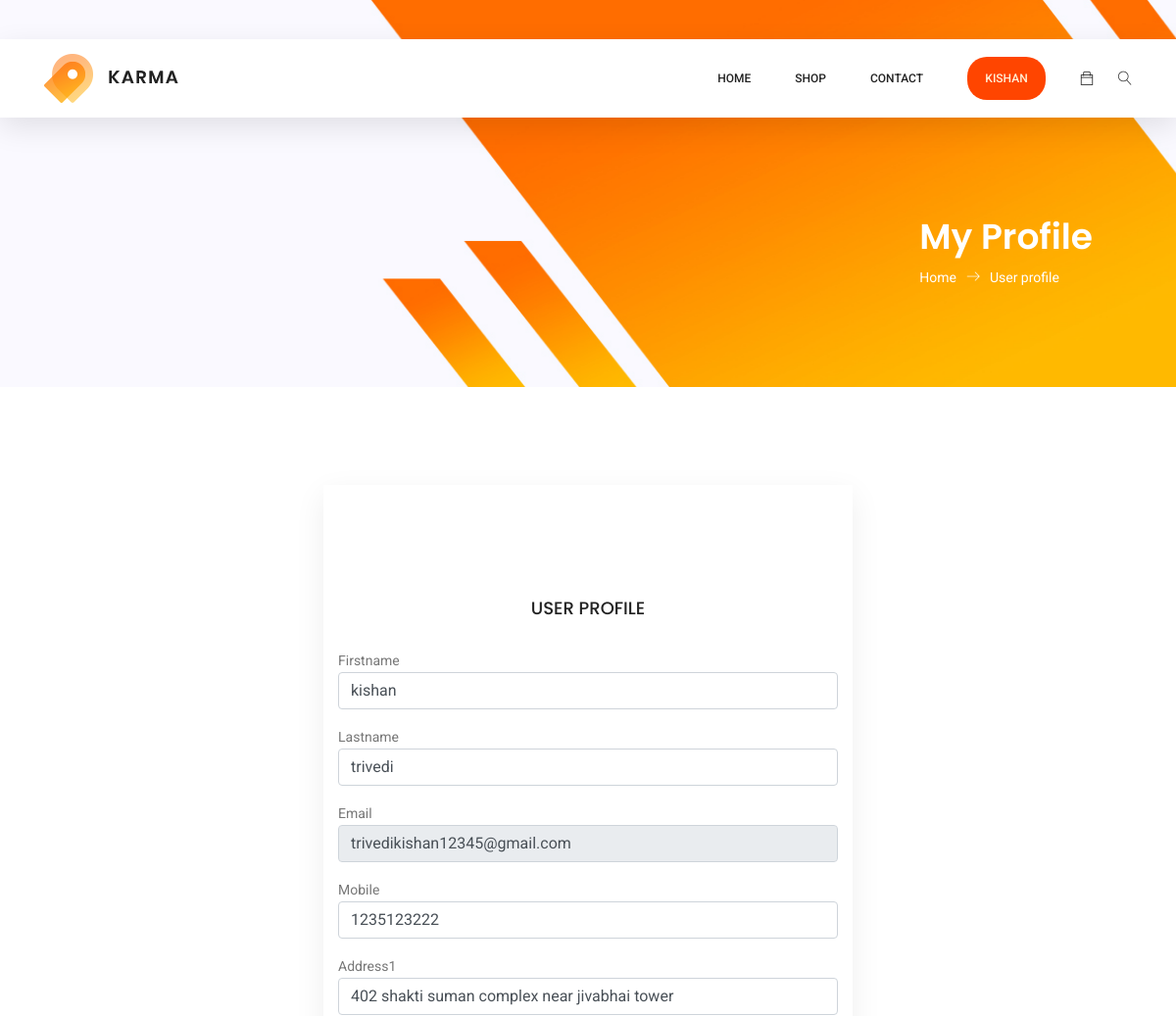
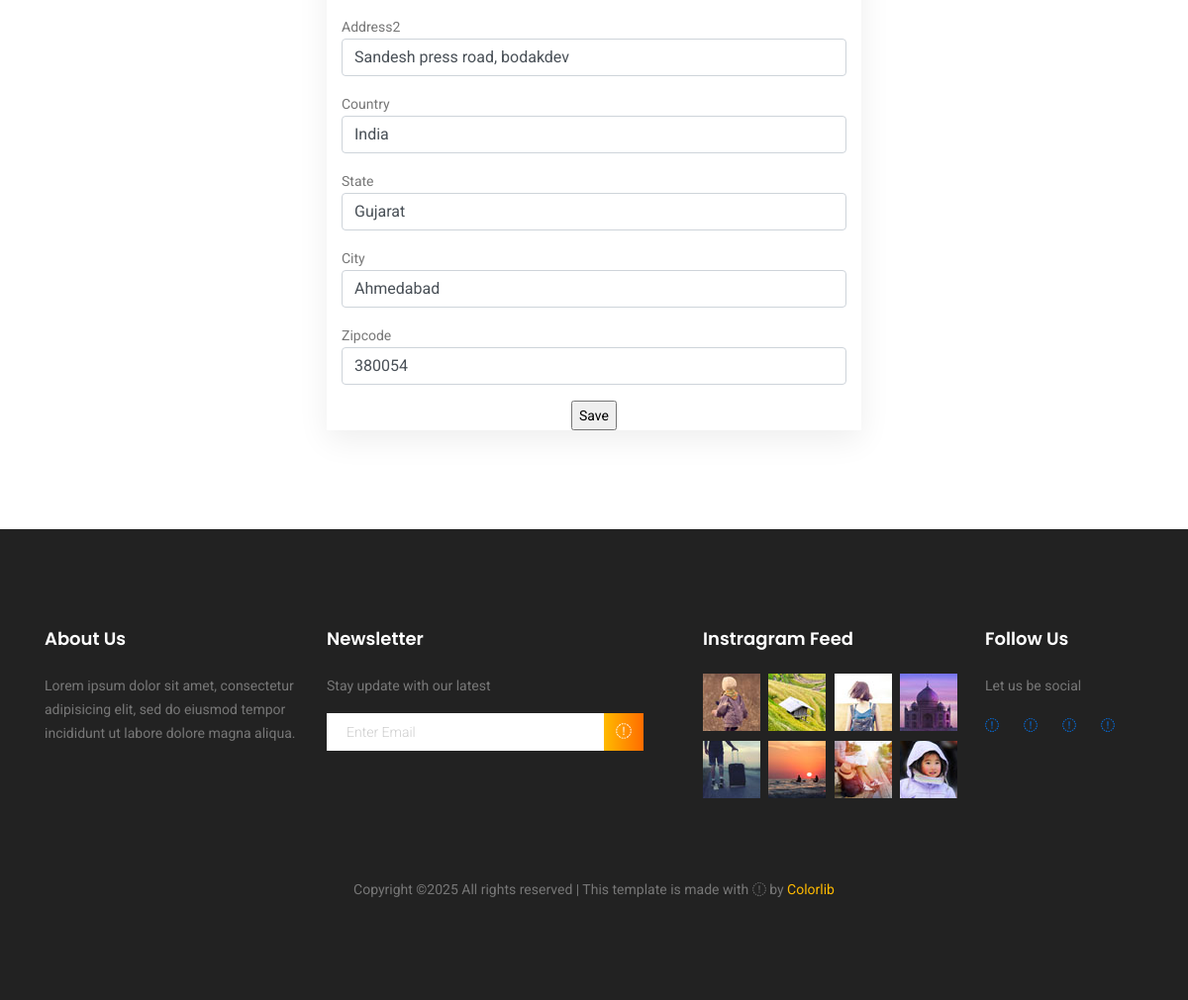
The app's page /profile/editprofile/ (signed in) with its own data (2 pictures, top to bottom).
### store/models.py (models this page shows, shortened)
class Customer(models.Model):
    user = models.OneToOneField(settings.AUTH_USER_MODEL, on_delete=models.CASCADE, null=True,blank=True)
    mobile = models.IntegerField(null=True)
    alternate_mobil_number = models.IntegerField(null=True)
    addresses = models.ManyToManyField(ShippingAddress)

class ShippingAddress(models.Model):
    user = models.OneToOneField(settings.AUTH_USER_MODEL, on_delete=models.CASCADE, blank=True, null=False)
    address1 = models.CharField(max_length = 200, null=True)
    address2 = models.CharField(max_length = 200, null=True)
    city = models.CharField(max_length = 200, null=True)
    state = models.CharField(max_length = 200, null=True)
    zipcode = models.CharField(max_length = 200, null=True)
    country = models.CharField(max_length = 200, null=True)

### store/views.py (the view)
# urls.py: path('profile/editprofile/', views.editprofile, name='editprofile'),
def editprofile(request):
    if request.method == "POST":
        form = editbasicprofile(request.POST, instance=request.user)
        form1 = CustomerForm(request.POST,instance=request.user)
        form2 = AddressForm(request.POST,instance=request.user)
        if form.is_valid():
            user1 = form.save()
            mobile = form1.save(commit=False)
            mobile.user = user1
            mobile.save()
            return redirect('profile')
    else:
        name = editbasicprofile(instance=request.user)
        mobile = Customer.objects.filter(user=request.user)
        address = ShippingAddress.objects.filter(user=request.user)
        context = {
            'name' : name,
            'mobile':mobile,
            'address':address,
            }
        return render(request,"editprofile.html",context)

### store/forms.py
class editbasicprofile(forms.ModelForm):
    class Meta:
        model = User
        fields = ["first_name","last_name","email"]

### store/templates/editprofile.html (shortened to what this page needs)
<!DOCTYPE html>
<html lang="zxx" class="no-js">
<head>
	{% load static %}
	<link rel="stylesheet" href="{% static 'main/css/linearicons.css' %}">
	<link rel="stylesheet" href="{% static 'main/css/owl.carousel.css' %}">
	<link rel="stylesheet" href="{% static 'main/css/themify-icons.css' %}">
	<link rel="stylesheet" href="{% static 'main/css/font-awesome.min.css' %}">
	<link rel="stylesheet" href="{% static 'main/css/nice-select.css' %}">
	<link rel="stylesheet" href="{% static 'main/css/nouislider.min.css' %}">
	<link rel="stylesheet" href="{% static 'main/css/bootstrap.css' %}">
	<link rel="stylesheet" href="{% static 'main/css/main.css' %}">
	<link rel="stylesheet" href="https://stackpath.bootstrapcdn.com/font-awesome/4.7.0/css/font-awesome.min.css">
</head>
<body>
	<header class="header_area sticky-header">
		<div class="main_menu">
			<nav class="navbar navbar-expand-lg navbar-light main_box">
				<div class="container">
					<a class="navbar-brand logo_h" href="/home/"><img src="{% static 'main/img/logo.png' %}" alt=""></a>
					<div class="collapse navbar-collapse offset" id="navbarSupportedContent">
						<ul class="nav navbar-nav menu_nav ml-auto">
							<li class="nav-item"><a class="nav-link" href="/home/">Home</a></li>
							<li class="nav-item submenu dropdown">
								<a href="#" class="nav-link dropdown-toggle" data-toggle="dropdown" role="button" aria-haspopup="true"
								 aria-expanded="false">Shop</a>
							</li>
							<li class="nav-item"><a class="nav-link" href="contact.html">Contact</a></li>
							{% if request.user.is_authenticated %}
							<li class="nav-item submenu dropdown active" style="background-color: orangered;width: 80px;border-radius: 20px 20px 20px 20px;text-align: center;">
							<a href="#" class="nav-link dropdown-toggle " data-toggle="dropdown" role="button" aria-haspopup="true" style="color: papayawhip;"
								 aria-expanded="false"><span>{{request.user.first_name}}</span></a>
							</li>
							{% else %}
							<li class="nav-item"><a class="nav-link" href="/login/">Login</a></li>
							{% endif %}
						</ul>
						<ul class="nav navbar-nav navbar-right">
							<li class="nav-item"><a href="/cart/" class="cart"><span class="ti-bag"></span></a></li>
							<li class="nav-item">
								<button class="search"><span class="lnr lnr-magnifier" id="search"></span></button>
							</li>
						</ul>
					</div>
				</div>
			</nav>
		</div>
	</header>
	<section class="banner-area organic-breadcrumb">
		<div class="container">
			<div class="breadcrumb-banner d-flex flex-wrap align-items-center justify-content-end">
				<div class="col-first">
					<h1>My Profile</h1>
					<nav class="d-flex align-items-center">
						<a href="/home/">Home<span class="lnr lnr-arrow-right"></span></a>
						<a href="/profile/">User profile</a>
					</nav>
				</div>
			</div>
		</div>
	</section>
	<section class="login_box_area section_gap">
		<div class="container">
			<div class="row justify-content-center">
				<div class="col-lg-6">
					<div class="login_form_inner">
						<h3	>User Profile</h3>
                        <form method="POST">
							<div class="col-md-12 form-group">
								<div class="row justify-content-left">
									<div class="col-sm-1">Firstname</div><br>
								</div>
								<input required value="{{user.first_name}}" type="text" class="form-control" id="exampleName" name="first_name"  placeholder="First Name"  >
							</div>
							<div class="col-md-12 form-group">
								<div class="row justify-content-left">
									<div class="col-sm-1">Lastname</div><br>
								</div>
								<input required value="{{user.last_name}}" type="text" class="form-control" id="exampleName" name="last_name"  placeholder="Last name"  >
                            </div>
							<div class="col-md-12 form-group">
								<div class="row justify-content-left">
									<div class="col-sm-1">Email</div><br>
								</div>
								<input required readonly value="{{user.email}}" type="email" class="form-control" id="exampleEmail" name="email"  placeholder="Email" >
							</div>
							{% for u in mobile %}
							<div class="col-md-12 form-group p_star">
								<div class="row justify-content-left">
									<div class="col-sm-1">Mobile</div><br>
								</div>
                                <input value="{{u.mobile}}" type="text" placeholder="mobile" class="form-control" id="id_mobile" name="mobile">
                            </div>
							{% endfor %}
							{% for u in address %}
							<div class="col-md-12 form-group p_star">
								<div class="row justify-content-left">
									<div class="col-sm-1">Address1</div><br>
								</div>
                                <input value="{{u.address1}}" type="text" placeholder="address1" class="form-control" id="city" name="address1">
							</div>
							<div class="col-md-12 form-group p_star">
								<div class="row justify-content-left">
									<div class="col-sm-1">Address2</div><br>
								</div>
                                <input value="{{u.address2}}" type="text" placeholder="address2" class="form-control" id="city" name="address2">
							</div>
							<div class="col-md-12 form-group p_star">
								<div class="row justify-content-left">
									<div class="col-sm-1">Country</div><br>
								</div>
                                <input value="{{u.country}}" type="text" placeholder="State" class="form-control" id="city" name="country">
							</div>
							<div class="col-md-12 form-group p_star">
								<div class="row justify-content-left">
									<div class="col-sm-1">State</div><br>
								</div>
                                <input value="{{u.state}}" type="text" placeholder="State" class="form-control" id="city" name="state">
							</div>
							<div class="col-md-12 form-group p_star">
								<div class="row justify-content-left">
									<div class="col-sm-1">City</div><br>
								</div>
                                <input value="{{u.city}}" type="text" placeholder="State" class="form-control" id="city" name="city">
							</div>
							<div class="col-md-12 form-group p_star">
								<div class="row justify-content-left">
									<div class="col-sm-1">Zipcode</div><br>
								</div>
                                <input value="{{u.zipcode}}" type="text" placeholder="State" class="form-control" id="city" name="zipcode">
                            </div>
							{% endfor %}
							<input type="submit" value="Save">
                        </form>
						</div>
					</div>
				</div>
			</div>
	</section>
	<footer class="footer-area section_gap">
		<div class="container">
			<div class="row">
				<div class="col-lg-3  col-md-6 col-sm-6">
					<div class="single-footer-widget">
						<h6>About Us</h6>
						<p>
							Lorem ipsum dolor sit amet, consectetur adipisicing elit, sed do eiusmod tempor incididunt ut labore dolore
							magna aliqua.
						</p>
					</div>
				</div>
				<div class="col-lg-4  col-md-6 col-sm-6">
					<div class="single-footer-widget">
						<h6>Newsletter</h6>
						<p>Stay update with our latest</p>
						<div class="" id="mc_embed_signup">
							<form target="_blank" novalidate="true" action="https://spondonit.us12.list-manage.com/subscribe/post?u=1462626880ade1ac87bd9c93a&amp;id=92a4423d01"
							 method="get" class="form-inline">
								<div class="d-flex flex-row">
									<input class="form-control" name="EMAIL" placeholder="Enter Email" onfocus="this.placeholder = ''" onblur="this.placeholder = 'Enter Email '"
									 required="" type="email">
									<button class="click-btn btn btn-default"><i class="fa fa-long-arrow-right" aria-hidden="true"></i></button>
								</div>
							</form>
						</div>
					</div>
				</div>
				<div class="col-lg-3  col-md-6 col-sm-6">
					<div class="single-footer-widget mail-chimp">
						<h6 class="mb-20">Instragram Feed</h6>
						<ul class="instafeed d-flex flex-wrap">
							<li><img src="{% static 'main/img/i1.jpg' %}" alt=""></li>
							<li><img src="{% static 'main/img/i2.jpg' %}" alt=""></li>
							<li><img src="{% static 'main/img/i3.jpg' %}" alt=""></li>
							<li><img src="{% static 'main/img/i4.jpg' %}" alt=""></li>
							<li><img src="{% static 'main/img/i5.jpg' %}" alt=""></li>
							<li><img src="{% static 'main/img/i6.jpg' %}" alt=""></li>
							<li><img src="{% static 'main/img/i7.jpg' %}" alt=""></li>
							<li><img src="{% static 'main/img/i8.jpg' %}" alt=""></li>
						</ul>
					</div>
				</div>
				<div class="col-lg-2 col-md-6 col-sm-6">
					<div class="single-footer-widget">
						<h6>Follow Us</h6>
						<p>Let us be social</p>
						<div class="footer-social d-flex align-items-center">
							<a href="#"><i class="fa fa-facebook"></i></a>
							<a href="#"><i class="fa fa-twitter"></i></a>
							<a href="#"><i class="fa fa-dribbble"></i></a>
							<a href="#"><i class="fa fa-behance"></i></a>
						</div>
					</div>
				</div>
			</div>
			<div class="footer-bottom d-flex justify-content-center align-items-center flex-wrap">
				<p class="footer-text m-0">
Copyright &copy;<script>document.write(new Date().getFullYear());</script> All rights reserved | This template is made with <i class="fa fa-heart-o" aria-hidden="true"></i> by <a href="https://colorlib.com" target="_blank">Colorlib</a>
</p>
			</div>
		</div>
	</footer>
</body>
</html>

### records on screen
Customer: mobile "1235123222"
ShippingAddress: address1 "402 shakti suman complex near jivabhai tower", address2 "Sandesh press road, bodakdev", country "India", state "Gujarat", city "Ahmedabad", zipcode "380054"

### other values on screen
{{ request.user.first_name }} "KISHAN"
